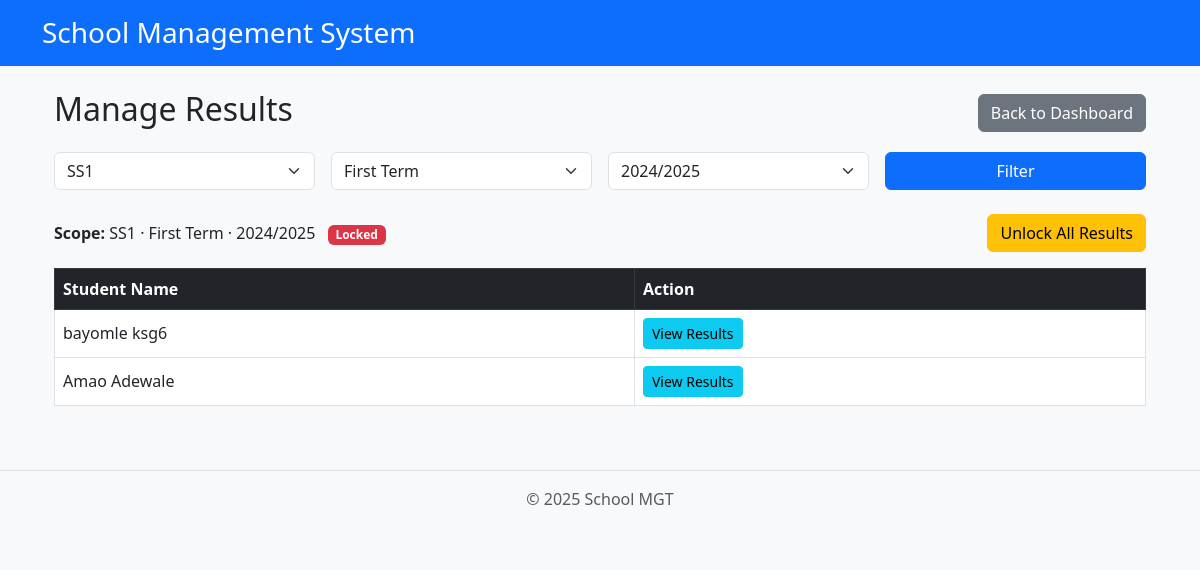
Screenshot of /admin-panel/view-results/?class_id=4&term_id=1&session_id=1 with the database file from the repository.
### core/models.py (models this page shows, shortened)
class ClassRoom(models.Model):
    name = models.CharField(max_length=50, unique=True)

class Term(models.Model):
    name = models.CharField(max_length=50, unique=True)   # e.g. "First Term"
    is_current = models.BooleanField(default=False)
    class Meta:
        ordering = ['name']
        verbose_name = 'Term'
        verbose_name_plural = 'Terms'

class Session(models.Model):
    name = models.CharField(max_length=20, unique=True)  # e.g. "2024/2025"
    is_current = models.BooleanField(default=False)
    class Meta:
        ordering = ['-name']
        verbose_name = 'Session'
        verbose_name_plural = 'Sessions'

class StudentProfile(models.Model):
    GENDER_CHOICES = [
        ('M', 'Male'),
        ('F', 'Female'),
        ('O', 'Other'),
    ]
    user = models.OneToOneField(settings.AUTH_USER_MODEL, on_delete=models.CASCADE)
    classroom = models.ForeignKey(ClassRoom, on_delete=models.SET_NULL, null=True, blank=True)
    session = models.ForeignKey(Session, on_delete=models.SET_NULL, null=True, blank=True)
    date_of_birth = models.DateField(null=True, blank=True)
    address = models.TextField(blank=True)
    photo = models.ImageField(upload_to='student_photos/', null=True, blank=True)
    gender = models.CharField(max_length=1, choices=GENDER_CHOICES, null=True, blank=True)
    graduated = models.BooleanField(default=False)  # ✅ Track if the student has graduated

class User(AbstractUser):
    USER_TYPE_CHOICES = (
        ('admin', 'Admin'),
        ('teacher', 'Teacher'),
        ('student', 'Student'),
        ('librarian', 'Librarian'),
    )
    user_type = models.CharField(max_length=10, choices=USER_TYPE_CHOICES)

### core/views.py (the view)
# urls.py: path('admin-panel/view-results/', views.admin_view_results, name='admin_view_results'),
def admin_view_results(request):
    classes = ClassRoom.objects.all()
    terms = Term.objects.all()
    sessions = Session.objects.all()
    class_id = request.GET.get('class_id')
    term_id = request.GET.get('term_id')
    session_id = request.GET.get('session_id')
    students = []
    class_obj = term_obj = session_obj = None
    has_results = False
    all_locked = False
    if class_id and term_id and session_id:
        class_obj = ClassRoom.objects.filter(pk=class_id).first()
        term_obj = Term.objects.filter(pk=term_id).first()
        session_obj = Session.objects.filter(pk=session_id).first()
        students = (
            StudentProfile.objects
            .filter(
                classroom_id=class_id,
                result__term_id=term_id,
                result__session_id=session_id
            )
            .distinct()
            .select_related('user', 'classroom')
        )
        qs = Result.objects.filter(
            student__classroom_id=class_id,
            term_id=term_id,
            session_id=session_id
        )
        has_results = qs.exists()
        all_locked = has_results and not qs.filter(locked=False).exists()
    context = {
        'classes': classes,
        'terms': terms,
        'sessions': sessions,
        'selected_class_id': class_id,
        'selected_term_id': term_id,
        'selected_session_id': session_id,
        'class_obj': class_obj,
        'term_obj': term_obj,
        'session_obj': session_obj,
        'students': students,
        'has_results': has_results,
        'all_locked': all_locked,
    }
    return render(request, 'admin/view_results_students.html', context)

### core/templates/admin/view_results_students.html (shortened to what this page needs)
{% extends "base.html" %}
{% block content %}
<div class="container mt-4">
    <div class="d-flex justify-content-between align-items-center mb-3">
        <h2>Manage Results</h2>
        <a href="{% url 'admin_dashboard' %}" class="btn btn-secondary">
             Back to Dashboard
        </a>
    </div>
    <form method="get" action="{% url 'admin_view_results' %}" class="row g-3 mb-4">
        <div class="col-md-3">
            <select name="class_id" class="form-select">
                {% for c in classes %}
                    <option value="{{ c.id }}" {% if selected_class_id == c.id|stringformat:"s" %}selected{% endif %}>
                        {{ c.name }}
                    </option>
                {% endfor %}
            </select>
        </div>
        <div class="col-md-3">
            <select name="term_id" class="form-select">
                {% for t in terms %}
                    <option value="{{ t.id }}" {% if selected_term_id == t.id|stringformat:"s" %}selected{% endif %}>
                        {{ t.name }}
                    </option>
                {% endfor %}
            </select>
        </div>
        <div class="col-md-3">
            <select name="session_id" class="form-select">
                {% for s in sessions %}
                    <option value="{{ s.id }}" {% if selected_session_id == s.id|stringformat:"s" %}selected{% endif %}>
                        {{ s.name }}
                    </option>
                {% endfor %}
            </select>
        </div>
        <div class="col-md-3">
            <button type="submit" class="btn btn-primary w-100">Filter</button>
        </div>
    </form>
    {% if selected_class_id and selected_term_id and selected_session_id and has_results %}
        <div class="d-flex align-items-center justify-content-between mb-3">
            <div>
                {% if class_obj and term_obj and session_obj %}
                    <strong>Scope:</strong>
                    {{ class_obj.name }} &middot; {{ term_obj.name }} &middot; {{ session_obj.name }}
                {% endif %}
                <span class="ms-2 badge {% if all_locked %}bg-danger{% else %}bg-success{% endif %}">
                    {% if all_locked %}Locked{% else %}Unlocked{% endif %}
                </span>
            </div>
            <a href="{% url 'toggle_class_results_lock' selected_class_id selected_term_id selected_session_id %}"
               class="btn {% if all_locked %}btn-warning{% else %}btn-primary{% endif %}">
               {% if all_locked %}Unlock{% else %}Lock{% endif %} All Results
            </a>
        </div>
    {% endif %}
    {% if students %}
        <div class="table-responsive">
            <table class="table table-bordered align-middle">
                <thead class="table-dark">
                    <tr>
                        <th>Student Name</th>
                        <th>Action</th>
                    </tr>
                </thead>
                <tbody>
                    {% for student in students %}
                        <tr>
                            <td>{{ student.user.get_full_name }}</td>
                            <td>
                                <a href="{% url 'admin_student_results_detail' student.id selected_term_id selected_session_id %}"
                                   class="btn btn-sm btn-info">
                                    View Results
                                </a>
                            </td>
                        </tr>
                    {% endfor %}
                </tbody>
            </table>
        </div>
    {% elif selected_class_id %}
        <p class="text-muted">No students found for selected filters.</p>
    {% endif %}
</div>
{% endblock %}

### core/templates/base.html (style rules this page uses)
body { background-color: #f8f9fa; }
.table-responsive { overflow-x: auto; }

### rows the page displays
ClassRoom: name "SS1"
Term: name "First Term"
Session: name "2024/2025"
StudentProfile: user.get_full_name "bayomle ksg6"
StudentProfile: user.get_full_name "Amao Adewale"

### other values shown
form field class_id "SS1"
form field term_id "First Term"
form field session_id "2024/2025"
